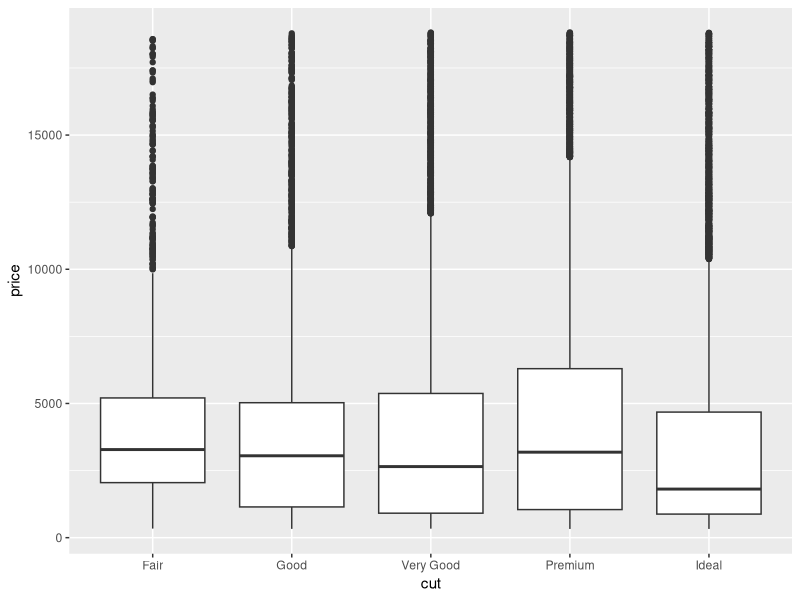
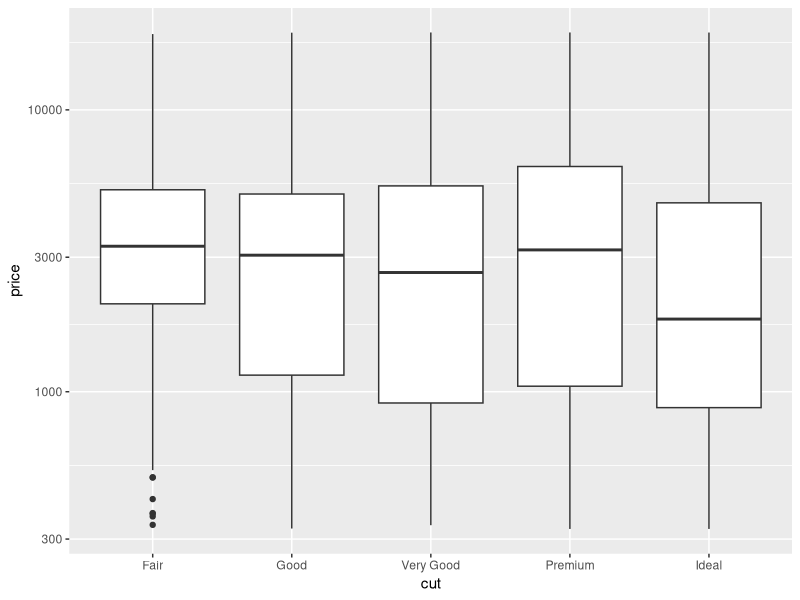
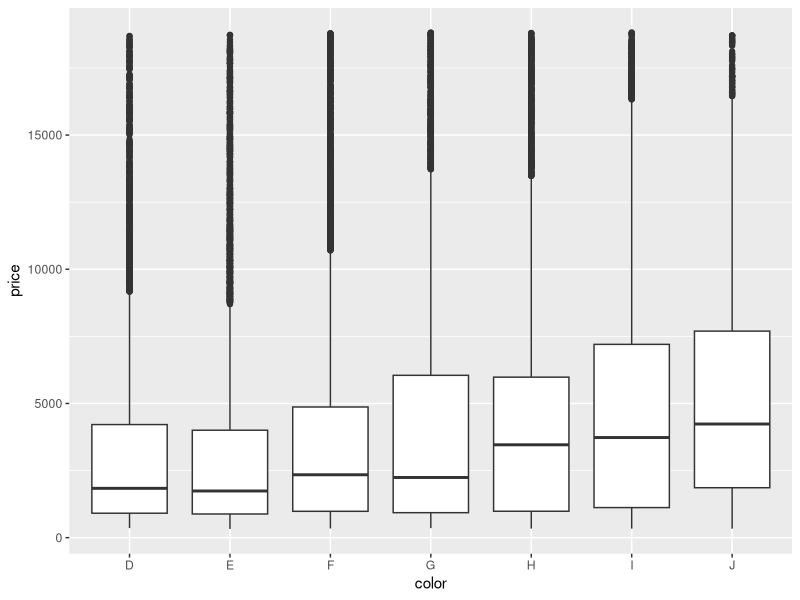
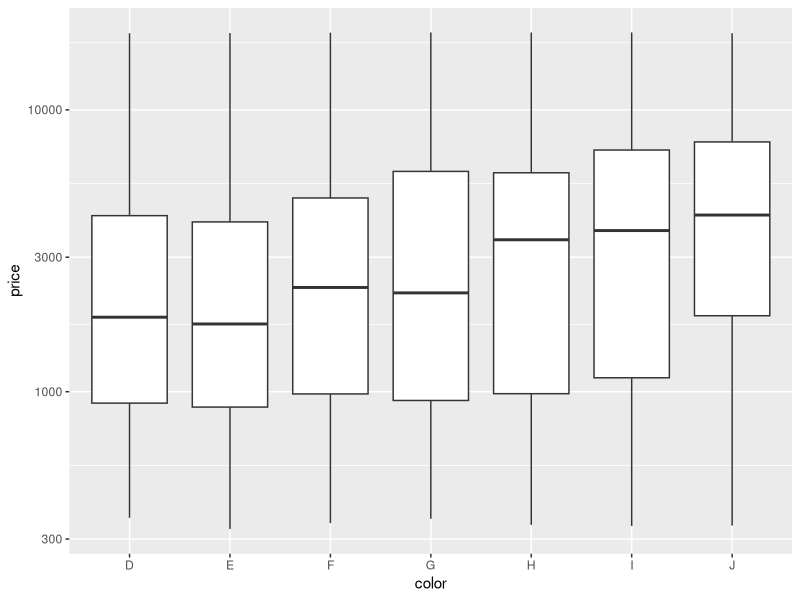
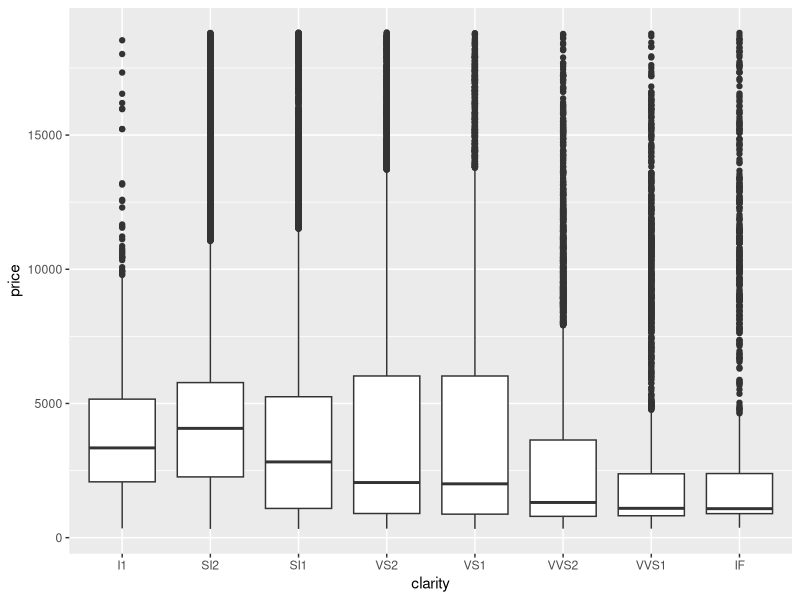
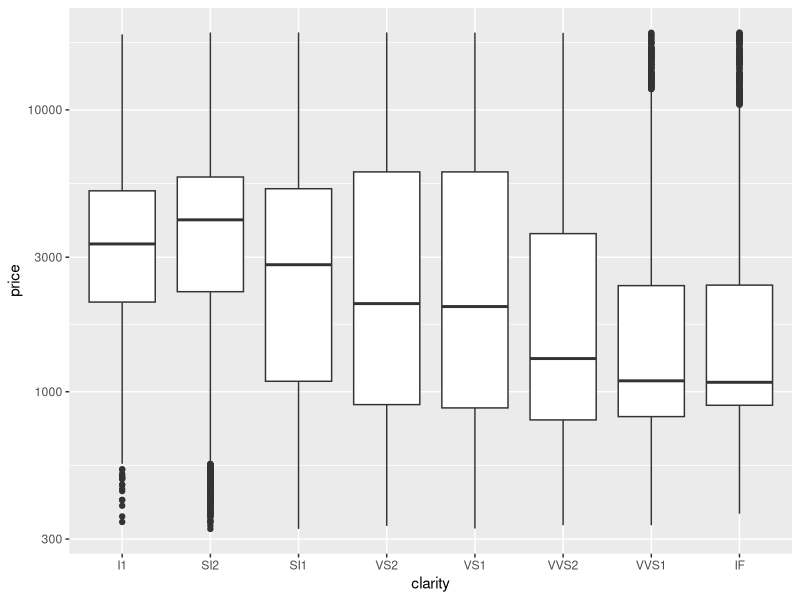
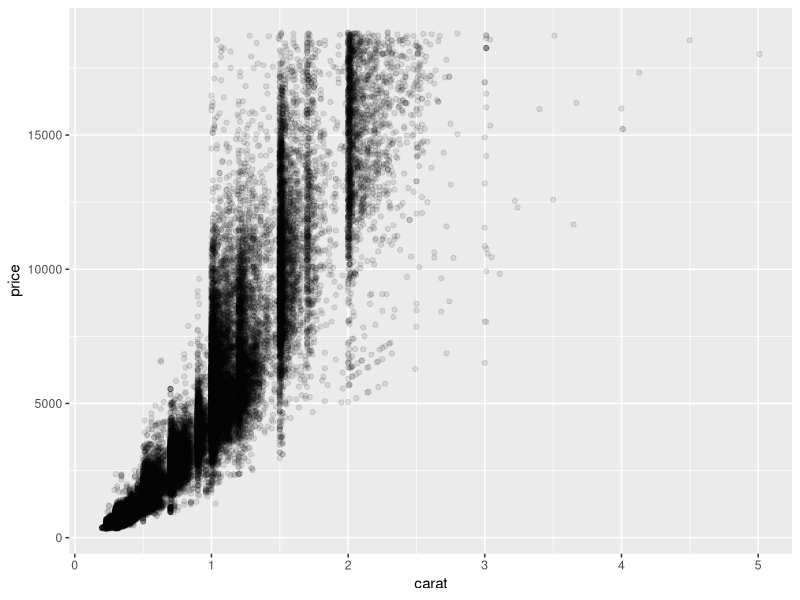
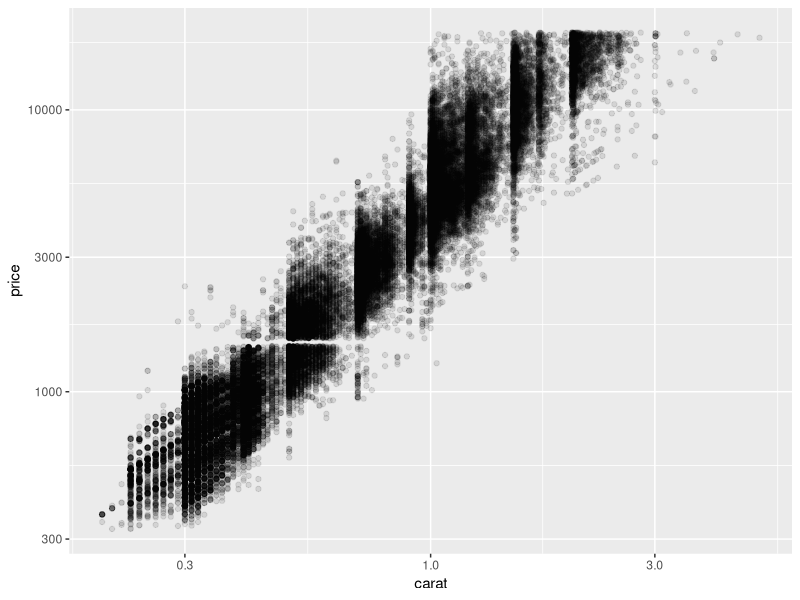

Write the R code that produced these figures, in order.
## ---- chunk 1
# cache results
knitr::opts_chunk$set(cache=TRUE, message=FALSE)
## ---- chunk 2

library(dplyr)
library(ggplot2)

diamonds

## ---- chunk 3

ggplot(diamonds, aes(cut, price)) +
  geom_boxplot()

ggplot(diamonds, aes(cut, price)) +
  geom_boxplot() +
  scale_y_log10()

## ---- chunk 4

ggplot(diamonds, aes(color, price)) +
  geom_boxplot()

ggplot(diamonds, aes(color, price)) +
  geom_boxplot() +
  scale_y_log10()

## ---- chunk 5

ggplot(diamonds, aes(clarity, price)) +
  geom_boxplot()

ggplot(diamonds, aes(clarity, price)) +
  geom_boxplot() +
  scale_y_log10()

## ---- chunk 6

diamonds |>
  group_by(cut) |>
  summarise(n = n(), mean_price = mean(price), median_price = median(price))

diamonds |>
  group_by(color) |>
  summarise(n = n(), mean_price = mean(price), median_price = median(price))

diamonds |>
  group_by(clarity) |>
  summarise(n = n(), mean_price = mean(price), median_price = median(price))

## ---- chunk 7

ggplot(diamonds, aes(carat, price)) +
  geom_point(alpha = 1/10)

ggplot(diamonds, aes(carat, price)) +
  geom_point(alpha = 1/10) +
  scale_x_log10() +
  scale_y_log10()

## ---- chunk 8

ggplot(diamonds, aes(depth, price)) +
  geom_point(alpha = 1/10)

## ---- chunk 9

ggplot(diamonds, aes(table, price)) +
  geom_point(alpha = 1/10)

## ---- chunk 10

diamonds |>
  summarise(
    cor_carat = cor(price, carat),
    cor_depth = cor(price, depth),
    cor_table = cor(price, table)
  )

## ---- chunk 11

ggplot(diamonds, aes(cut, carat)) +
  geom_boxplot()

ggplot(diamonds, aes(cut, carat)) +
  geom_boxplot() +
  scale_y_log10()

## ---- chunk 12

ggplot(diamonds, aes(color, carat)) +
  geom_boxplot()

ggplot(diamonds, aes(color, carat)) +
  geom_boxplot() +
  scale_y_log10()

## ---- chunk 13

ggplot(diamonds, aes(clarity, carat)) +
  geom_boxplot()

ggplot(diamonds, aes(clarity, carat)) +
  geom_boxplot() +
  scale_y_log10()

## ---- chunk 14
 
library(modelr)

mod <- lm(price ~ carat, data = diamonds)

diamonds_mod <- diamonds |>
  add_predictions(mod)

diamonds_mod |>
  ggplot(aes(carat, price)) +
  geom_point(alpha = 1/10) +
  geom_line(aes(y = pred), colour = "red")

## ---- chunk 15
 
diamonds_mod <- diamonds_mod |>
  add_residuals(mod)

diamonds_mod

## ---- chunk 16
 
diamonds_mod |>
  ggplot(aes(cut, resid)) +
  geom_ref_line(h = 0) +
  geom_boxplot()

## ---- chunk 17
 
diamonds_mod |>
  ggplot(aes(color, resid)) +
  geom_ref_line(h = 0) +
  geom_boxplot()

## ---- chunk 18
 
diamonds_mod |>
  ggplot(aes(clarity, resid)) +
  geom_ref_line(h = 0) +
  geom_boxplot()
